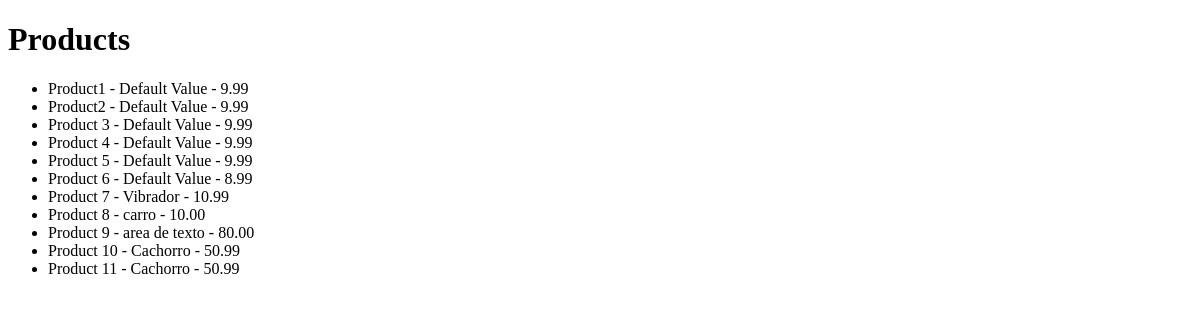
/products/list/, run on an earlier commit of the app's database.
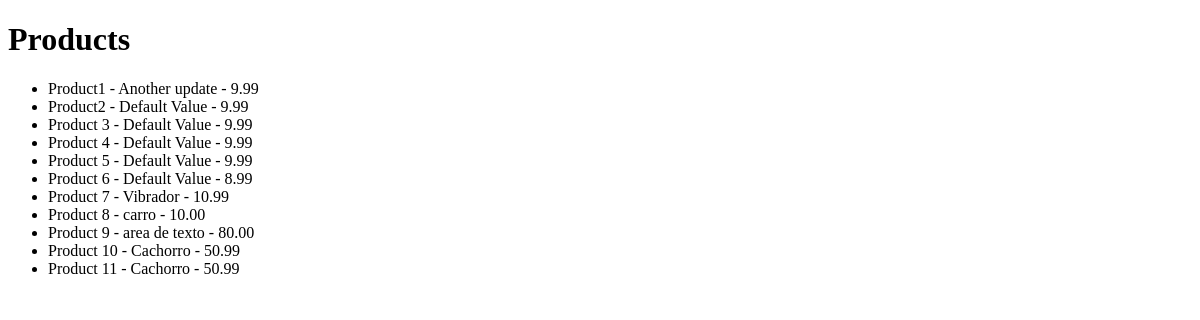
And on a later commit of the database.
### products/models.py (models this page shows)
class Product(models.Model):
    title = models.CharField(max_length=30)
    slug = models.SlugField(unique=True, blank=True)
    description = models.TextField(default='Default Value')
    price = models.DecimalField(max_digits=100, decimal_places=2, default=9.99)
    sale_price = models.DecimalField(max_digits=100, decimal_places=2, default=6.99,
                                     null=True, blank=True)
    def __str__(self):
        return self.title

### products/views.py (the view)
# urls.py: path('list/', ProductListView.as_view(), name='product_list_view'),
class ProductListView(ListView):
    model = Product
    def get_queryset(self, *args, **kwargs):
        qs = super(ProductListView, self).get_queryset(**kwargs)
        return qs

### templates/products/product_list.html
{% extends "base.html" %}
{% block content %}
    <h1>Products</h1>
    <ul>
    {% for instance in object_list %}
        <li>{{ instance }} - {{ instance.description }} - {{ instance.price }}</li>
    {% empty %}
        <li>No products yet</li>
    {% endfor %}
    </ul>
{% endblock %}

What changed in the data, as far as the page shows it:
changed Product "Product1": description "Default Value" → "Another update"
